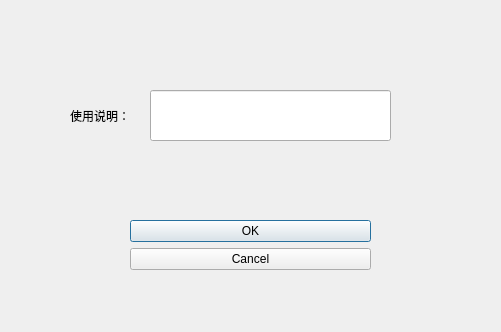
<?xml version="1.0" encoding="UTF-8"?>
<ui version="4.0">
 <class>infoDialog</class>
 <widget class="QDialog" name="infoDialog">
  <property name="geometry">
   <rect>
    <x>0</x>
    <y>0</y>
    <width>501</width>
    <height>332</height>
   </rect>
  </property>
  <property name="windowTitle">
   <string>使用说明</string>
  </property>
  <widget class="QDialogButtonBox" name="buttonBox">
   <property name="geometry">
    <rect>
     <x>130</x>
     <y>220</y>
     <width>241</width>
     <height>61</height>
    </rect>
   </property>
   <property name="orientation">
    <enum>Qt::Vertical</enum>
   </property>
   <property name="standardButtons">
    <set>QDialogButtonBox::Cancel|QDialogButtonBox::Ok</set>
   </property>
  </widget>
  <widget class="QLineEdit" name="lineEdit">
   <property name="geometry">
    <rect>
     <x>150</x>
     <y>90</y>
     <width>241</width>
     <height>51</height>
    </rect>
   </property>
  </widget>
  <widget class="QLabel" name="label">
   <property name="geometry">
    <rect>
     <x>70</x>
     <y>90</y>
     <width>81</width>
     <height>51</height>
    </rect>
   </property>
   <property name="text">
    <string>使用说明：</string>
   </property>
  </widget>
 </widget>
 <resources/>
 <connections>
  <connection>
   <sender>buttonBox</sender>
   <signal>accepted()</signal>
   <receiver>infoDialog</receiver>
   <slot>accept()</slot>
   <hints>
    <hint type="sourcelabel">
     <x>248</x>
     <y>254</y>
    </hint>
    <hint type="destinationlabel">
     <x>157</x>
     <y>274</y>
    </hint>
   </hints>
  </connection>
  <connection>
   <sender>buttonBox</sender>
   <signal>rejected()</signal>
   <receiver>infoDialog</receiver>
   <slot>reject()</slot>
   <hints>
    <hint type="sourcelabel">
     <x>316</x>
     <y>260</y>
    </hint>
    <hint type="destinationlabel">
     <x>286</x>
     <y>274</y>
    </hint>
   </hints>
  </connection>
 </connections>
</ui>
